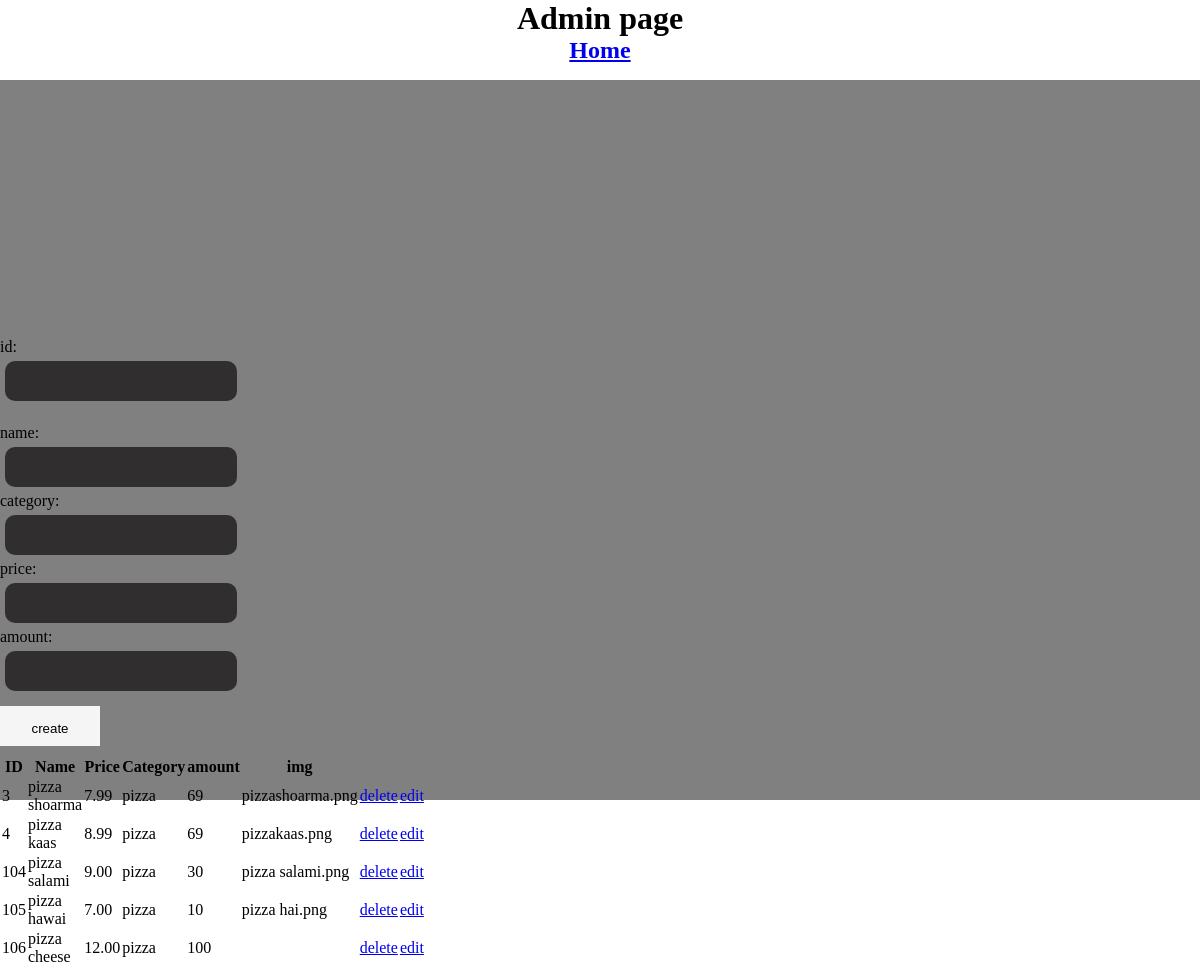
Screenshot of /admin.php (signed in) with the database file from the repository.
### tables this page shows
CREATE TABLE `menukaart` (
  `id` int(11) NOT NULL,
  `name` varchar(250) NOT NULL,
  `category` varchar(250) NOT NULL,
  `price` decimal(5,2) NOT NULL,
  `image` varchar(250) NOT NULL,
  `amount` int(11) NOT NULL
);

### admin.php (the view, shortened to what this page needs)
<?php
include_once('includes/connect.php');
?>
<!DOCTYPE html>
<html lang="en">
<head>
    <link rel="stylesheet" href="css/main.css">
</head>
<body>
    <main>
        <div class="body-admin">
            <header id ="headeradmin">
            <h1>Admin page</h1>
                <nav>
                <h1><a href="index.php">Home</a></h1>
                </nav>
            </header>
            <table>
                <tr>
                    <th>ID</th>
                    <br>
                    <th>Name</th>
                    <br>
                    <th>Price</th>
                    <br>
                    <th>Category</th>
                    <br>
                    <th>amount</th>
                    <br>
                    <th>img</th>
                    <br>
                </tr>
                <div class="itemadmin">
                    <form action="includes/create.php" method="post">
                        <label for="id">id:</label><br>
                        <input type="text" name="id"><br>
                        <br>
                        <label for="name">name:</label><br>
                        <input type="text" id="name" name="name">
                        <br>
                        <label for="category">category:</label><br>
                        <input type="text" id="category" name="category">
                        <br>
                        <label for="price">price:</label><br>
                        <input type="text" id="price" name="price">
                        <br>
                        <label for="amount">amount:</label><br>
                        <input type="text" id="amount" name="amount">
                        <br>
                        <button id="createbutton" type="submit" name="create" value="create">create</button>
                    </form>
                </div>
                <div class="info">
                    <?php
                    $sql = "SELECT * FROM menukaart";
                    $stmt = $connect -> prepare($sql);
                    $stmt -> execute();
                    $result = $stmt -> fetchAll();
                    foreach($result as $res) { ?>
                    <tr>
                        <td><?php echo $res['id'] ?></td>
                        <td><?php echo $res['name'] ?></td>
                        <td><?php echo $res['price'] ?></td>
                        <td><?php echo $res['category'] ?></td>
                        <td><?php echo $res['amount'] ?></td>
                        <td><?php echo $res['image'] ?></td>
                        <td><a href="includes/create.php?id=<?php echo $res['id'] ?>">delete</a></td>
                        <td><a href="includes/edit.php?edit=<?php echo $res['id'] ?>">edit</a></td>
                    </tr>
                    <?php } ?>
                </div>
            </table>
        </div>
    </main>
</body>
</html>

### css/main.css (style rules this page uses)
* { margin: 0; padding: 0; }
html { scroll-behavior: smooth; }
button { background-color: #4caf50; width: 100%; padding: 15px; margin: 10px 0px; border: none; cursor: pointer; }
form { width: 200px; height: 150px; }
form { margin: auto; display: flex; flex-direction: column; width: 90%; }
input { height: 40px; border-radius: 10px; border: none; outline: none; margin: 5px; text-align: center; font-size: 18px; color: white; background-color: rgb(48, 46, 46); }
.body-admin { width: 100%; height: 100vh; background-color: grey; }
table { width: 100px; height: 100px; }
#createbutton { width: 100px; height: 40px; background-color: whitesmoke; }
.info { display: flex; align-self: center; }
#headeradmin { background-color:white; height: 80px; width: 100%; text-align: center; }

### rows the page displays
menukaart: id "3", name "pizza shoarma", price "7.99", category "pizza", amount "69", image "pizzashoarma.png"
menukaart: id "4", name "pizza kaas", price "8.99", category "pizza", amount "69", image "pizzakaas.png"
menukaart: id "104", name "pizza salami", price "9.00", category "pizza", amount "30", image "pizza salami.png"
menukaart: id "105", name "pizza hawai", price "7.00", category "pizza", amount "10", image "pizza hai.png"
menukaart: id "106", name "pizza cheese", price "12.00", category "pizza", amount "100"
